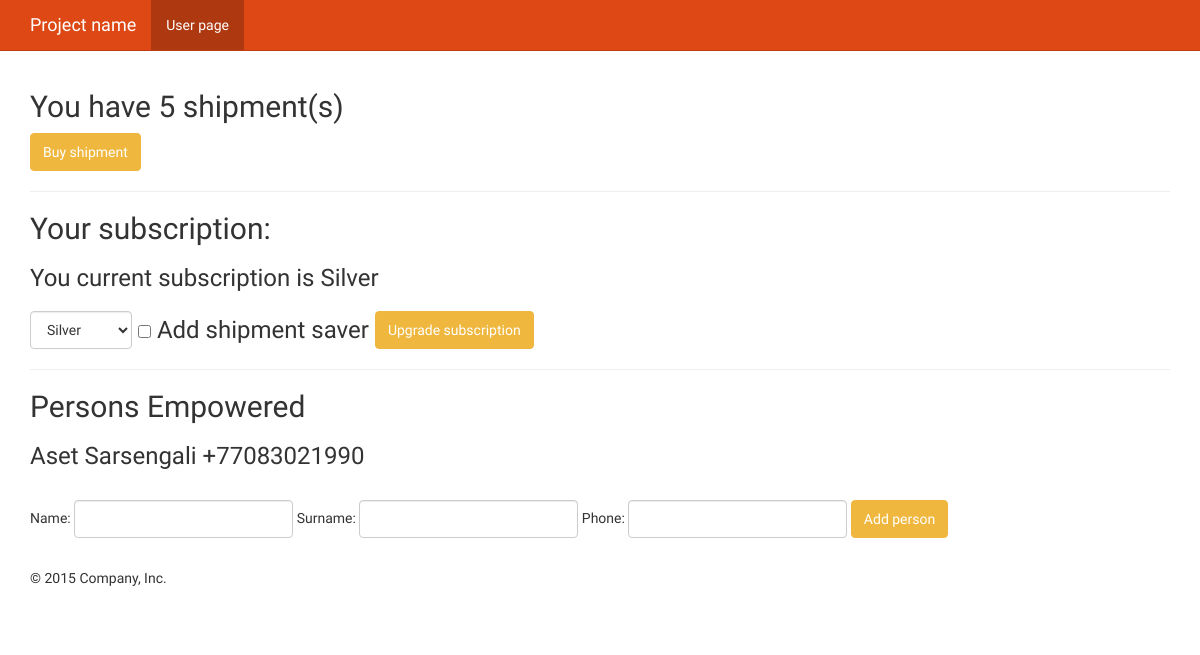
Before: /user_page/ (signed in) with the older database file.
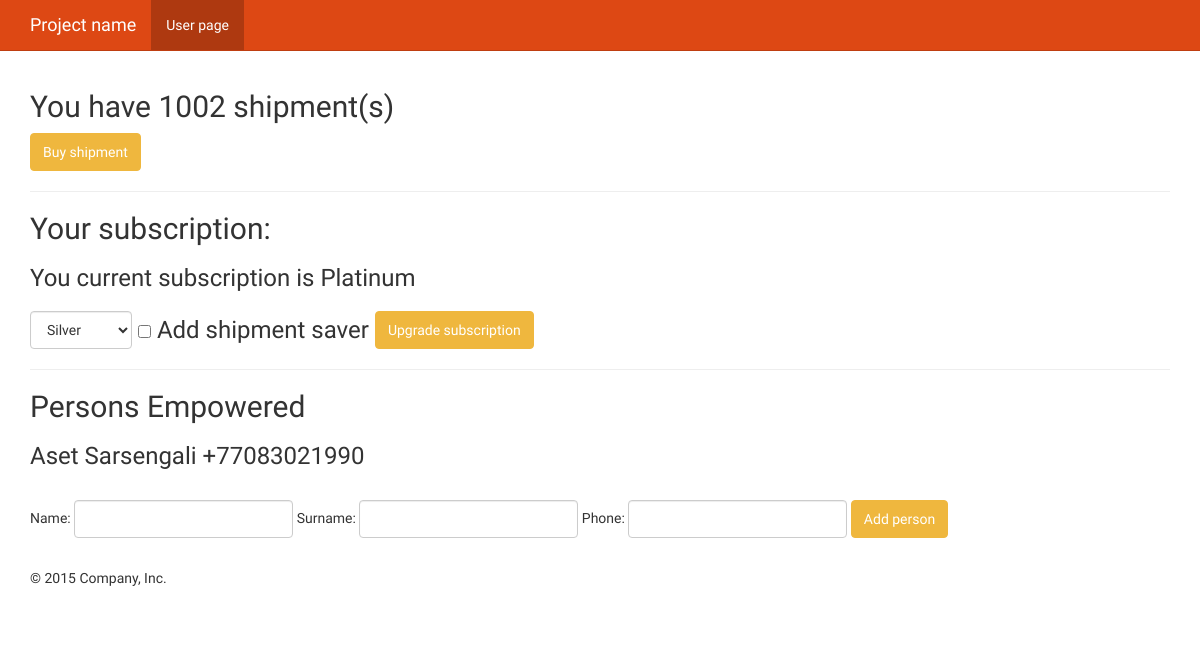
After: the same page with the newer database file.
### book/models.py (models this page shows, shortened)
class Subscription(models.Model):
    user = models.ForeignKey(User)
    level = models.ForeignKey(SubscriptionType)
    available_shipments = models.IntegerField(default=0)
    extra_shipments = models.IntegerField(default = 0)
    first_addressee_name = models.CharField(max_length=128, default="")
    second_addressee_name = models.CharField(max_length=128, default="")
    first_addressee_phone = models.CharField(max_length=64, default="")
    second_addressee_phone = models.CharField(max_length=64, default="")
    saver = models.BooleanField(default=False)
    renew_date = models.DateTimeField(default=datetime.now())

class SubscriptionType(models.Model):
	name = models.CharField(max_length=128)
	days = models.IntegerField(default = 0)
	monthly_fee = models.FloatField(default = 0)
	notification = models.BooleanField(default=False)
	amount_of_addresses = models.IntegerField(default = 0)
	amount_of_shipments = models.IntegerField(default = 0)
	number_of_persons_empowered = models.IntegerField(default = 0)
	store_shipment_fee = models.FloatField(default = 0)
	def __unicode__(self):
		return self.name

class PersonEmpowered(models.Model):
	subscription = models.ForeignKey(Subscription)
	name = models.CharField(max_length=128)
	surname = models.CharField(max_length=128)
	phone = models.CharField(max_length=128)

### book/views.py (the view)
# urls.py: url(r'^user_page/$', views.user_page, name='user_page'),
@login_required
def user_page(request):
	context_dict = {}
        subscription = Subscription.objects.get(user = request.user)
        context_dict['shipments'] = subscription.available_shipments + subscription.extra_shipments
        if subscription.level.name != "Simple":
            context_dict['subscription'] = subscription
        context_dict['persons'] = PersonEmpowered.objects.filter(subscription = subscription)
	return render(request, 'book/user.html', context_dict)

### templates/book/user.html (shortened to what this page needs)
<!DOCTYPE html>
<html lang="en"><head><meta http-equiv="Content-Type" content="text/html; charset=UTF-8">
    {% load staticfiles %}
    <link href="{% static 'css/bootstrap.min.css' %}" rel="stylesheet">
    <link href="{% static 'css/ie10-viewport-bug-workaround.css' %}" rel="stylesheet">
    <link href="{% static 'css/offcanvas.css' %}" rel="stylesheet">
  </head>
  <body>
    <nav class="navbar navbar-fixed-top navbar-default">
      <div class="container">
        <div class="navbar-header">
          <a class="navbar-brand" href="/">Project name</a>
        </div>
        <div id="navbar" class="collapse navbar-collapse">
          <ul class="nav navbar-nav">
            <li class="active"><a href="/user_page/">User page</a></li>
          </ul>
        </div>
      </div>
    </nav>
    <div class="container">
          <div class="blog-post">
            <h2 class="blog-post-title">You have {{ shipments }} shipment(s)</h2>
            <p><a class="btn btn-warning" href="/get_shipment">Buy shipment</a></p>
            <hr>
            <h2>Your subscription:</h2>
            {% if subscription %}
              <h3>You current subscription is {{ subscription.level }}<h3>
              <form class="form-inline" action="/subscribe_pay/" method="post">
                <div class="form-group">
                  <select class="form-control" name="level">
                    <option>Silver</option>
                  </select>
                </div>
                <div class="checkbox">
                    <label>
                      <input type="checkbox" name="saver"> Add shipment saver
                    </label>
                </div>
                <button type="submit" class="btn btn-warning">Upgrade subscription</button>
              </form>
            {% endif %}
          </div>
          <hr>
          <h2> Persons Empowered </h2>
          {% for person in persons %}
          <h3>{{ person.name }} {{ person.surname }} {{ person.phone }}</h3>
          {% endfor %}
          <br>
          <form class="form-inline" action="/add_person/" method="post">
                <div class="form-group">
                  Name: <input type="text" name="name" class="form-control">
                </div>
                <div class="form-group">
                  Surname: <input type="text" name="surname" class="form-control">
                </div>
                <div class="form-group">
                  Phone: <input type="text" name="phone" class="form-control">
                </div>
                <button type="submit" class="btn btn-warning">Add person</button>
              </form>
      <footer>
        <p>© 2015 Company, Inc.</p>
      </footer>
    </div>
</body></html>

### static/css/offcanvas.css (style rules this page uses)
html, body { overflow-x: hidden; }
body { padding-top: 70px; }
footer { padding: 30px 0; }

Changed rows visible on the page:
changed Subscription: level "Silver" → "Platinum"
Other visible differences:
{{ shipments }}: "5" → "1002"
